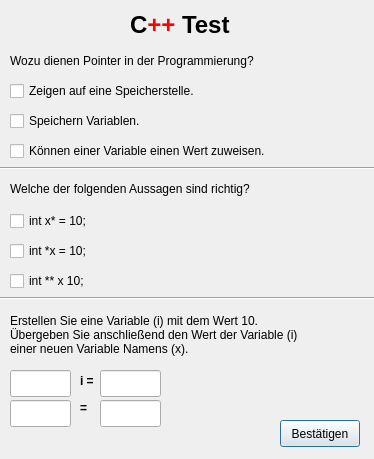
<?xml version="1.0" encoding="UTF-8"?>
<ui version="4.0">
 <class>testmodule3</class>
 <widget class="QDialog" name="testmodule3">
  <property name="geometry">
   <rect>
    <x>0</x>
    <y>0</y>
    <width>374</width>
    <height>459</height>
   </rect>
  </property>
  <property name="windowTitle">
   <string>Dialog</string>
  </property>
  <widget class="QPushButton" name="pushButton">
   <property name="geometry">
    <rect>
     <x>280</x>
     <y>420</y>
     <width>80</width>
     <height>27</height>
    </rect>
   </property>
   <property name="text">
    <string>Bestätigen</string>
   </property>
  </widget>
  <widget class="QLabel" name="label">
   <property name="geometry">
    <rect>
     <x>140</x>
     <y>80</y>
     <width>67</width>
     <height>17</height>
    </rect>
   </property>
   <property name="text">
    <string/>
   </property>
  </widget>
  <widget class="QLabel" name="label_2">
   <property name="geometry">
    <rect>
     <x>130</x>
     <y>0</y>
     <width>111</width>
     <height>51</height>
    </rect>
   </property>
   <property name="text">
    <string>&lt;html&gt;&lt;head/&gt;&lt;body&gt;&lt;p&gt;&lt;span style=&quot; font-size:18pt; font-weight:600;&quot;&gt;C&lt;/span&gt;&lt;span style=&quot; font-size:18pt; font-weight:600; color:#ff0000;&quot;&gt;++&lt;/span&gt;&lt;span style=&quot; font-size:18pt; font-weight:600;&quot;&gt; Test&lt;/span&gt;&lt;/p&gt;&lt;/body&gt;&lt;/html&gt;</string>
   </property>
  </widget>
  <widget class="Line" name="line">
   <property name="geometry">
    <rect>
     <x>-10</x>
     <y>160</y>
     <width>391</width>
     <height>16</height>
    </rect>
   </property>
   <property name="orientation">
    <enum>Qt::Horizontal</enum>
   </property>
  </widget>
  <widget class="QLabel" name="label_3">
   <property name="geometry">
    <rect>
     <x>10</x>
     <y>50</y>
     <width>331</width>
     <height>21</height>
    </rect>
   </property>
   <property name="text">
    <string>Wozu dienen Pointer in der Programmierung?</string>
   </property>
  </widget>
  <widget class="QCheckBox" name="checkBox">
   <property name="geometry">
    <rect>
     <x>10</x>
     <y>80</y>
     <width>271</width>
     <height>22</height>
    </rect>
   </property>
   <property name="text">
    <string>Zeigen auf eine Speicherstelle.</string>
   </property>
  </widget>
  <widget class="QCheckBox" name="checkBox_2">
   <property name="geometry">
    <rect>
     <x>10</x>
     <y>110</y>
     <width>331</width>
     <height>22</height>
    </rect>
   </property>
   <property name="text">
    <string>Speichern Variablen.</string>
   </property>
  </widget>
  <widget class="QCheckBox" name="checkBox_3">
   <property name="geometry">
    <rect>
     <x>10</x>
     <y>140</y>
     <width>341</width>
     <height>22</height>
    </rect>
   </property>
   <property name="text">
    <string>Können einer Variable einen Wert zuweisen.</string>
   </property>
  </widget>
  <widget class="QLabel" name="label_4">
   <property name="geometry">
    <rect>
     <x>10</x>
     <y>180</y>
     <width>301</width>
     <height>17</height>
    </rect>
   </property>
   <property name="text">
    <string>Welche der folgenden Aussagen sind richtig?</string>
   </property>
  </widget>
  <widget class="QCheckBox" name="checkBox_4">
   <property name="geometry">
    <rect>
     <x>10</x>
     <y>210</y>
     <width>97</width>
     <height>22</height>
    </rect>
   </property>
   <property name="text">
    <string>int x* = 10;</string>
   </property>
  </widget>
  <widget class="QCheckBox" name="checkBox_5">
   <property name="geometry">
    <rect>
     <x>10</x>
     <y>240</y>
     <width>97</width>
     <height>22</height>
    </rect>
   </property>
   <property name="text">
    <string>int *x = 10;</string>
   </property>
  </widget>
  <widget class="QCheckBox" name="checkBox_6">
   <property name="geometry">
    <rect>
     <x>10</x>
     <y>270</y>
     <width>97</width>
     <height>22</height>
    </rect>
   </property>
   <property name="text">
    <string>int ** x 10;</string>
   </property>
  </widget>
  <widget class="Line" name="line_2">
   <property name="geometry">
    <rect>
     <x>0</x>
     <y>290</y>
     <width>391</width>
     <height>16</height>
    </rect>
   </property>
   <property name="orientation">
    <enum>Qt::Horizontal</enum>
   </property>
  </widget>
  <widget class="QLabel" name="label_5">
   <property name="geometry">
    <rect>
     <x>10</x>
     <y>310</y>
     <width>361</width>
     <height>51</height>
    </rect>
   </property>
   <property name="text">
    <string>&lt;html&gt;&lt;head/&gt;&lt;body&gt;&lt;p&gt;Erstellen Sie eine Variable (i) mit dem Wert 10. &lt;br/&gt;Übergeben Sie anschließend den Wert der Variable (i)&lt;br/&gt;einer neuen Variable Namens (x).&lt;/p&gt;&lt;/body&gt;&lt;/html&gt;</string>
   </property>
  </widget>
  <widget class="QLineEdit" name="tb1">
   <property name="geometry">
    <rect>
     <x>10</x>
     <y>370</y>
     <width>61</width>
     <height>27</height>
    </rect>
   </property>
  </widget>
  <widget class="QLineEdit" name="tb3">
   <property name="geometry">
    <rect>
     <x>10</x>
     <y>400</y>
     <width>61</width>
     <height>27</height>
    </rect>
   </property>
  </widget>
  <widget class="QLineEdit" name="tb4">
   <property name="geometry">
    <rect>
     <x>100</x>
     <y>400</y>
     <width>61</width>
     <height>27</height>
    </rect>
   </property>
  </widget>
  <widget class="QLabel" name="label_6">
   <property name="geometry">
    <rect>
     <x>80</x>
     <y>366</y>
     <width>67</width>
     <height>31</height>
    </rect>
   </property>
   <property name="text">
    <string>&lt;html&gt;&lt;head/&gt;&lt;body&gt;&lt;p&gt;&lt;span style=&quot; font-weight:600;&quot;&gt;i =&lt;/span&gt;&lt;/p&gt;&lt;/body&gt;&lt;/html&gt;</string>
   </property>
  </widget>
  <widget class="QLabel" name="label_7">
   <property name="geometry">
    <rect>
     <x>80</x>
     <y>400</y>
     <width>16</width>
     <height>17</height>
    </rect>
   </property>
   <property name="text">
    <string>&lt;html&gt;&lt;head/&gt;&lt;body&gt;&lt;p&gt;&lt;span style=&quot; font-weight:600;&quot;&gt;=&lt;/span&gt;&lt;/p&gt;&lt;/body&gt;&lt;/html&gt;</string>
   </property>
  </widget>
  <widget class="QLineEdit" name="tb2">
   <property name="geometry">
    <rect>
     <x>100</x>
     <y>370</y>
     <width>61</width>
     <height>27</height>
    </rect>
   </property>
  </widget>
 </widget>
 <resources/>
 <connections/>
</ui>
